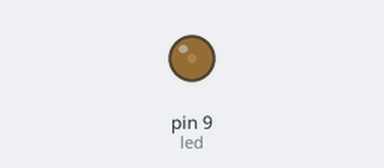
This sketch was run on a simulated Arduino Uno, built with avr-gcc and run on an emulated ATmega328P. Shown: output pins drawn as LEDs (lit = HIGH).

Above: at 0.05 s.
At 0.3 s:
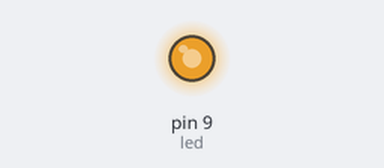
At 0.55 s:
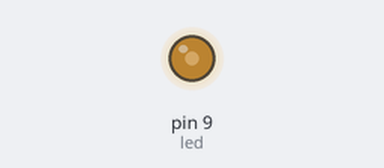
Timing chart, 0 to 3.0 s (numbered marks = the images above):
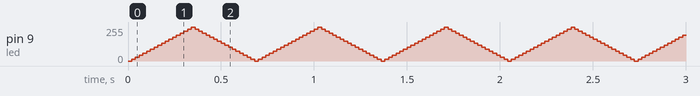

The sketch:

Fade.ino
```cpp
/*
 Desvanecimiento

 Este ejemplo muestra como desvanecer la iluminación en un LED colocado en la
 terminal "9" empleando la función analogWrite().

 */
//------------------------------------------------------------------------------
// Adaptado por: Sergio Fco. Hernández Machuca
// sfhm_clases@hotmail.com
//------------------------------------------------------------------------------

int led = 9;           // La terminal en la que se coloca el LED.
int brightness = 0;    // Cuánta brillantez tendrá el LED.
int fadeAmount = 15;    // Cada cuántos puntos se desvanecerá la iluminación.

// Esta rutina de ajuste se ejecuta una sola vez cuando se oprime "Reset":
void setup()  {
  pinMode(led, OUTPUT);  // Inicializa el Pin Digital como "salida".
}

// Esta rutina en lazo se ejecuta una y otra vez, por siempre:
void loop()  {
  // Ajusta la brillantez de la terminal "9".
  analogWrite(led, brightness);

  // Cambia la brillantez para la próxima vez que pases por aquí...
  brightness = brightness + fadeAmount;

  // Si se llegó al tope (fin del ciclo)...
  // ...invierte la dirección del desvanecimiento
  if (brightness == 0 || brightness == 255) {
    fadeAmount = -fadeAmount ;
  }
  // Espera por 20 milliseconds para observar el efecto en la iluminación.
  delay(20);
}
```
